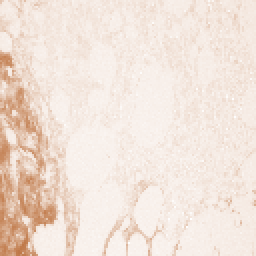
#> input picture Training Models/Dataset/CANCER/10389 (2).png, 128 x 128 px (shown 2 times larger); its folder holds 4 pictures in this run
$ jupyter execute --allow-errors MachineLearningModels.ipynb
#> lines starting #> are read from the running program, lines starting #| are printed output that depends on the picture
[cell 1]
import os

import pandas as pd
import numpy as np

from sklearn.preprocessing import LabelEncoder, StandardScaler
from sklearn.model_selection import train_test_split

from sklearn.linear_model import LinearRegression, LogisticRegression
from sklearn.tree import DecisionTreeClassifier
from sklearn.ensemble import RandomForestClassifier
from xgboost import XGBClassifier
from sklearn.svm import LinearSVC
from sklearn.naive_bayes import GaussianNB
from sklearn.ensemble import RandomForestRegressor
from sklearn.naive_bayes import MultinomialNB
import xgboost as xgb
from catboost import CatBoostClassifier
from lightgbm import LGBMClassifier
from sklearn.ensemble import AdaBoostClassifier, GradientBoostingClassifier


from sklearn.metrics import accuracy_score, \
    precision_score, recall_score, classification_report,\
    roc_auc_score, roc_curve, confusion_matrix


import matplotlib.pyplot as plt
import seaborn as sns

import cv2

[cell 2]
cancer_path = "./Dataset/CANCER"
healthy_path = "./Dataset/HEALTHY"

[cell 3]
def load_and_preprocess_images(img_path):
#> called with img_path = './Dataset/CANCER'
    images = []
    labels = []
    for filename in os.listdir(img_path):
        img = cv2.imread(os.path.join(img_path, filename), cv2.IMREAD_GRAYSCALE)  # Load as grayscale
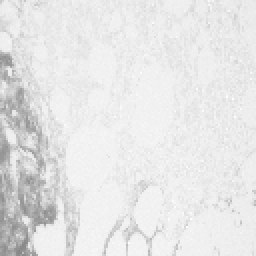
#> img: shape (128, 128) (shown 2 times larger); min 135, max 255, mean 229.5
        if img is not None:
            img = cv2.resize(img, (128, 128))
            images.append(img.flatten())
            labels.append(1 if "CANCER" in img_path else 0)
#> pass 2 of the loop in load_and_preprocess_images, `for filename in os.listdir(img_path):`:
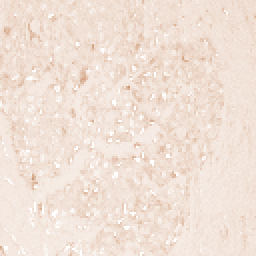
#> input picture Training Models/Dataset/CANCER/12239 (13).png, 128 x 128 px (shown 2 times larger)
#> in load_and_preprocess_images, `img = cv2.imread(os.path.join(img_path, filename), cv2.IMREAD_GRAYSCALE)`:
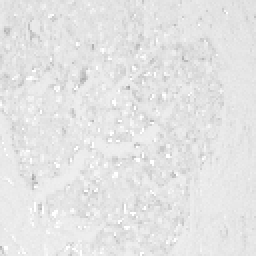
#> img: shape (128, 128) (shown 2 times larger); min 160, max 255, mean 228.2
    return np.array(images), np.array(labels)

[cell 4]
cancer_images, cancer_labels = load_and_preprocess_images(cancer_path)
#> (the rest of this cell did not finish here and is left out)
